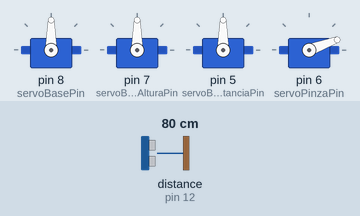
The sketch below on a simulated Arduino Uno, built with avr-gcc and run on an emulated ATmega328P. Shown: 4 × servo. Wiring (inferred from the names in the program): ultrasonic range finder: trigger pin 11; echo pin 12. The inputs (shaded band) are chosen by the test bench; at power-on: distance to the obstacle (sensor on pin 12) 80 cm. The echo pulse lasts 58.3 µs per cm.

Above: at 1.3 s.
1.4 s: distance to the obstacle (sensor on pin 12) set to 7 cm
2.9 s: distance to the obstacle (sensor on pin 12) set to 4 cm
At 5.6 s:
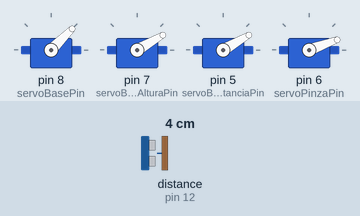
8.9 s: distance to the obstacle (sensor on pin 12) set to 9 cm
At 10.2 s:
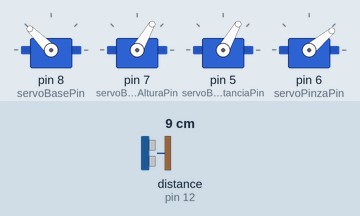
11.0 s: distance to the obstacle (sensor on pin 12) set to 2 cm
At 11.5 s:
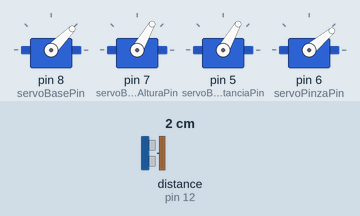
Timing chart, 0 to 15.0 s (numbered marks = the images above; inputs shaded):
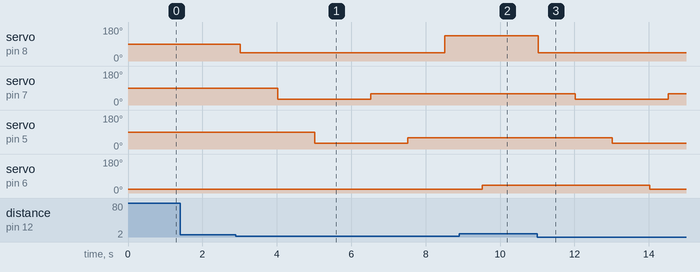

Measured:
- the behaviour switches between 6 and 5 cm on distance to the obstacle (sensor on pin 12) (found by bisection; images 0 and 1)
- after the input at 1.4 s, every drawn part: stays the same
- after the input at 2.9 s, servo on pin 8 (servoBasePin): 90° → 45° after 0.12 s, → 135° 5.5 s later; servo on pin 7 (servoBrazoAlturaPin): 90° → 30° after 1.1 s, → 60° 2.5 s later; servo on pin 5 (servoBrazoDistanciaPin): 90° → 30° after 2.1 s, → 60° 2.5 s later
- after the input at 8.9 s, servo on pin 8 (servoBasePin): stays 135° (without the input it goes to 45° after 1.6 s)
- after the input at 11.0 s, servo on pin 8 (servoBasePin): 135° → 45° at once; servo on pin 7 (servoBrazoAlturaPin): 60° → 30° after 1.0 s, → 60° 2.5 s later; servo on pin 5 (servoBrazoDistanciaPin): 60° → 30° after 2.0 s; servo on pin 6 (servoPinzaPin): 40° → 20° after 3.0 s

The sketch:

profe.ino
```cpp
//Hacer un programa en arduino que mueva un brazo robótico con 4 servos y que tenga un sensor de proximidad que cuando detecte algo a menos de 20 cm, se dirijo al objeto abra la pina y levante el objeto. Dejándolo en alguno de sus laterales.

#include <Servo.h>

// Definición de pines
const int trigPin = 11;
const int echoPin = 12;

// Definición de los servos
Servo servoBase;
Servo servoBrazo1;
Servo servoBrazo2;
Servo servoPinza;


// Definición de los pines de los servos
const int servoBasePin = 8;
const int servoBrazoAlturaPin = 7;
const int servoPinzaPin = 6;
const int servoBrazoDistanciaPin = 5;

// Variables de distancia y ángulo
long duration;
int distance;

void setup() {
  // Inicialización de la comunicación serie
  Serial.begin(9600);

  // Inicialización de los pines del sensor ultrasónico
  pinMode(trigPin, OUTPUT);
  pinMode(echoPin, INPUT);

  // Inicialización de los servos
  servoBase.attach(servoBasePin);
  servoBrazo1.attach(servoBrazoAlturaPin);
  servoBrazo2.attach(servoBrazoDistanciaPin);
  servoPinza.attach(servoPinzaPin);

  // Inicializar los servos a la posición inicial
  servoBase.write(90);
  servoBrazo1.write(90);
  servoBrazo2.write(90);
  servoPinza.write(20); // Pinza abierta
}

void loop() {
  // Lógica de detección de proximidad y manipulación del objeto
  if (detectObject()) {
    // Dirigirse al objeto
    moveToObject();

    // Abrir pinza
    servoPinza.write(20); // Abrir pinza
    delay(500);

    // Levantar objeto
    liftObject();

    // Mover el objeto a uno de los laterales
    moveToSide();

    // Soltar objeto
    servoPinza.write(40); // Cerrar pinza
    delay(500);
  }

  delay(500);
}

bool detectObject() {
  // Envia el pulso de trigger
  digitalWrite(trigPin, LOW);
  delayMicroseconds(2);
  digitalWrite(trigPin, HIGH);
  delayMicroseconds(10);
  digitalWrite(trigPin, LOW);

  // Lee la señal de echo
  duration = pulseIn(echoPin, HIGH);

  // Calcula la distancia
  distance = duration * 0.034 / 2;

  // Si la distancia es menor a 20 cm, se considera que se detectó un objeto
  return (distance < 5); // Ajusta el umbral según sea necesario
}

void moveToObject() {
  // Ajusta los ángulos de los servos para mover el brazo hacia el objeto
  // Estos valores son ejemplos y deben ser ajustados según tu configuración
  servoBase.write(45);
  delay(1000);
  servoBrazo1.write(30);
  delay(1000);
  servoBrazo2.write(30);
  delay(1000);
}

void liftObject() {
  // Levanta el objeto ajustando los ángulos de los servos
  // Estos valores son ejemplos y deben ser ajustados según tu configuración
  servoBrazo1.write(60);
  delay(1000);
  servoBrazo2.write(60);
  delay(1000);
}

void moveToSide() {
  // Mueve el brazo hacia un lateral para soltar el objeto
  // Estos valores son ejemplos y deben ser ajustados según tu configuración
  servoBase.write(135);
  delay(1000);
}
```
